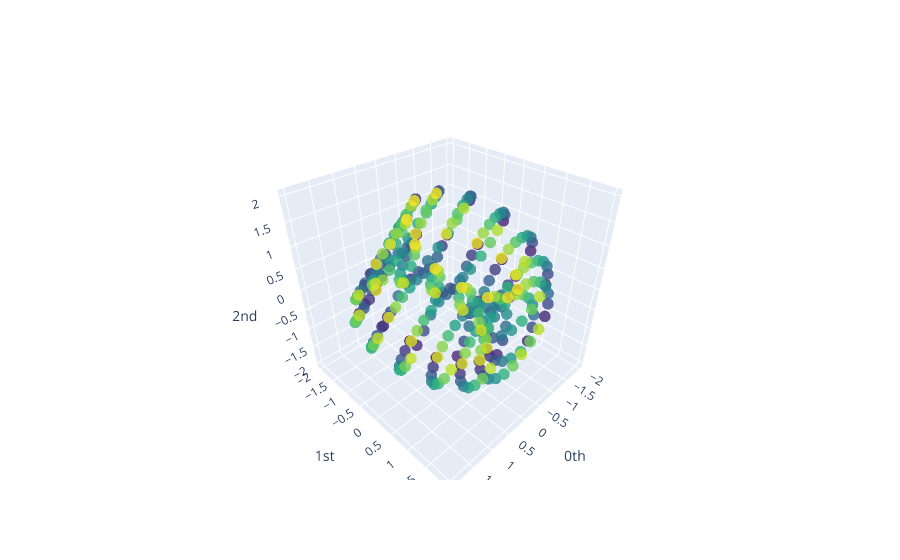

Notebook code cell kept with this figure:
### Markdown cell above
As before, let's create a time delay embedding for this signal and visualise the resulting point cloud:

### Code cell
embedding_dimension_nonperiodic = 3
embedding_time_delay_nonperiodic = 16
stride = 3

embedder_nonperiodic = SingleTakensEmbedding(
    parameters_type="fixed",
    n_jobs=2,
    time_delay=embedding_time_delay_nonperiodic,
    dimension=embedding_dimension_nonperiodic,
    stride=stride,
)

y_nonperiodic_embedded = embedder_nonperiodic.fit_transform(y_nonperiodic)

plot_point_cloud(y_nonperiodic_embedded)

### Figure 1 — Plotly figure (JSON) as saved in the notebook; plotly's stock layout.template omitted (floating-point values rounded to 4 significant figures; data arrays with more than 128 entries replaced by an {"elided": "..."} marker saying what was removed)
{"data": [{"marker": {"color": {"elided": "323 int values"}, "colorscale": [[0, "#440154"], [0.1111, "#482878"], [0.2222, "#3e4989"], [0.3333, "#31688e"], [0.4444, "#26828e"], [0.5556, "#1f9e89"], [0.6667, "#35b779"], [0.7778, "#6ece58"], [0.8889, "#b5de2b"], [1, "#fde725"]], "opacity": 0.8, "size": 4}, "mode": "markers", "type": "scatter3d", "x": {"elided": "323 float values"}, "y": {"elided": "323 float values"}, "z": {"elided": "323 float values"}}], "layout": {"scene": {"xaxis": {"exponentformat": "e", "showexponent": "all", "title": {"text": "0th"}, "type": "linear"}, "yaxis": {"exponentformat": "e", "showexponent": "all", "title": {"text": "1st"}, "type": "linear"}, "zaxis": {"exponentformat": "e", "showexponent": "all", "title": {"text": "2nd"}, "type": "linear"}}}}
